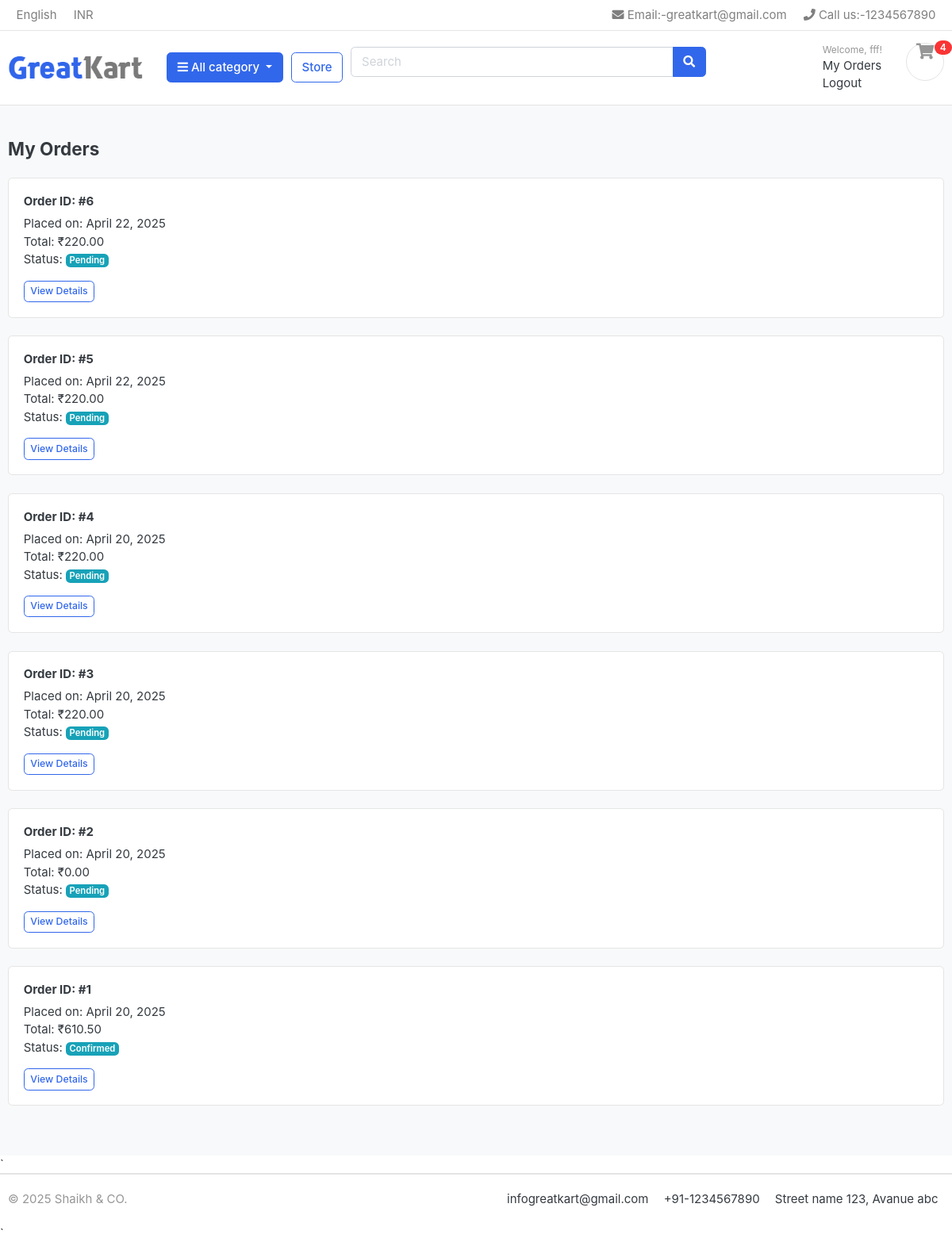
The page /orders/my-orders/ (signed in) on the database its author committed.
### Accounts/models.py (models this page shows, shortened)
class Account(AbstractBaseUser):
    first_name = models.CharField(max_length=50)
    last_name = models.CharField(max_length=50)
    username = models.CharField(max_length=50, unique=True)
    email = models.CharField(max_length=50, unique=True)
    date_joined = models.DateTimeField(auto_now_add=True)
    last_joined = models.DateTimeField(auto_now_add=True)
    is_admin = models.BooleanField(default=False)
    is_staff = models.BooleanField(default=False)
    is_active = models.BooleanField(default=False)
    is_superuser = models.BooleanField(default=False)
    objects = MyAccountManager()
    USERNAME_FIELD = 'username'
    REQUIRED_FIELDS = ['email', 'first_name', 'last_name']

### orders/models.py (models this page shows, shortened)
class Order(models.Model):
    STATUS_CHOICES = [
        ('Pending', 'Pending'),
        ('Confirmed', 'Confirmed'),
        ('Shipped', 'Shipped'),
        ('Delivered', 'Delivered'),
    ]
    user = models.ForeignKey(settings.AUTH_USER_MODEL, on_delete=models.CASCADE)
    first_name = models.CharField(max_length=50)
    last_name = models.CharField(max_length=50)
    email = models.EmailField()
    phone = models.CharField(max_length=15)
    country = models.CharField(max_length=50)
    state = models.CharField(max_length=50)
    address = models.CharField(max_length=255)
    building = models.CharField(max_length=255, blank=True)
    house = models.CharField(max_length=255, blank=True)
    postal_code = models.CharField(max_length=20)
    zip_code = models.CharField(max_length=10)
    total_price = models.DecimalField(max_digits=10, decimal_places=2)
    tax = models.DecimalField(max_digits=10, decimal_places=2)
    grand_total = models.DecimalField(max_digits=10, decimal_places=2)
    payment_option = models.CharField(max_length=50)
    status = models.CharField(max_length=20, choices=STATUS_CHOICES, default='Pending')
    created_at = models.DateTimeField(auto_now_add=True)

### orders/views.py (the view)
# urls.py: path('my-orders/', views.my_orders, name='my_orders'),
@login_required
def my_orders(request):
    orders = Order.objects.filter(user=request.user).order_by('-created_at')
    return render(request, 'my_orders.html', {'orders': orders})

### Category/context_processors.py (called while the page is built)
def menu_links(request):
    links = Category.objects.all()
    return dict(links=links)

### Category/models.py (called while the page is built)
    def get_url(self):
        return reverse("products_by_category", args=[self.slug])

### cart/context_processors.py (called while the page is built)
def cart_item_count(request):
    count = 0
    if request.user.is_authenticated:
        try:
            cart = Cart.objects.get(user=request.user)
            count = CartItem.objects.filter(cart=cart).count()
        except Cart.DoesNotExist:
            pass
    return {'cart_item_count': count}

### templates/my_orders.html
{% extends "base.html" %}
{% load static %}
{% block content %}
<section class="section-content padding-y bg">
  <div class="container">
    <h4 class="mb-4">My Orders</h4>
    {% if orders %}
      {% for order in orders %}
        <article class="card mb-4">
          <div class="card-body">
            <h6>Order ID: <strong>#{{ order.id }}</strong></h6>
            <p>
              Placed on: {{ order.created_at|date:"F d, Y" }}<br>
              Total: ₹{{ order.grand_total }}<br>
              Status: <span class="badge badge-info">{{ order.status }}</span>
            </p>
            <a href="{% url 'order_detail' order.id %}" class="btn btn-sm btn-outline-primary">View Details</a>
          </div>
        </article>
      {% endfor %}
    {% else %}
      <p>You haven't placed any orders yet.</p>
    {% endif %}
  </div>
</section>
{% endblock content %}

### templates/navbar.html (shortened to what this page needs)
{% load static %}
<header class="section-header">
    <nav class="navbar p-md-0 navbar-expand-sm navbar-light border-bottom">
        <div class="container">
            <div class="collapse navbar-collapse" id="navbarTop4">
                <ul class="navbar-nav mr-auto">
                    <li class="nav-item dropdown">
                        <a href="#" class="nav-link"> English </a>
                    </li>
                    <li class="nav-item dropdown">
                        <a href="#" class="nav-link"> INR </a>
                    </li>
                </ul>
                <ul class="navbar-nav">
                    <li><a href="#" class="nav-link"> <i class="fa fa-envelope"></i> Email:-greatkart@gmail.com </a></li>
                    <li><a href="#" class="nav-link"> <i class="fa fa-phone"></i> Call us:-1234567890 </a></li>
                </ul>
            </div>
        </div>
    </nav>
    <section class="header-main border-bottom">
        <div class="container">
            <div class="row align-items-center">
                <div class="col-lg-2 col-md-3 col-6">
                    <a href="{% url "home" %}" class="brand-wrap">
                        <img class="logo" src="{% static './images/logo.png' %}">
                    </a>
                </div>
                <div class="col-lg col-sm col-md col-6 flex-grow-0">
                    <div class="category-wrap dropdown d-inline-block float-right">
                        <button type="button" class="btn btn-primary dropdown-toggle" data-toggle="dropdown">
                            <i class="fa fa-bars"></i> All category
                        </button>
                    </div>
                </div>
                <a href="/store/" class="btn btn-outline-primary">Store</a>
                <div class="col-lg  col-md-6 col-sm-12 col">
                    <form action="{% url 'search_products' %}" class="search">
                        <div class="input-group w-100">
                            <input type="text" class="form-control" style="width:60%;" placeholder="Search" name="q">
                            <div class="input-group-append">
                                <button class="btn btn-primary" type="submit">
                                    <i class="fa fa-search"></i>
                                </button>
                            </div>
                        </div>
                    </form>
                </div>
                <div class="col-lg-3 col-sm-6 col-8 order-2 order-lg-3">
                    <div class="d-flex justify-content-end mb-3 mb-lg-0">
                        <div class="widget-header">
                            {% if user.is_authenticated %}
    <small class="title text-muted">Welcome, {{ user.first_name }}!</small>
    <div>
        <a href="{% url 'my_orders' %}">My Orders</a>
    </div>
    <div>
        <a href="{% url 'logout' %}">Logout</a>
    </div>
{% endif %}
                        </div>
                        <a href="/cart/" class="widget-header pl-3 ml-3">
                            <div class="icon icon-sm rounded-circle border"><i class="fa fa-shopping-cart"></i></div>
                            <span class="badge badge-pill badge-danger notify">{{ cart_item_count }}</span>
                        </a>
                    </div>
                </div>
            </div>
        </div>
    </section>
</header>

### static/css/ui.css (style rules this page uses)
html { font-family: "Inter", sans-serif; font-size: 15px; }
.icon-xs, .icon-sm, .icon-md, .icon-lg { display: inline-block; text-align: center; flex-shrink: 0; flex-grow: 0; }
.icon-sm { width: 48px; height: 48px; line-height: 48px !important; font-size: 20px; }
.padding-y { padding-top: 40px; padding-bottom: 40px; }
article:after, .form-group:after { display: block; clear: both; content: ""; }
.bg { background-color: #f8f9fa; }
.header-main { position: relative; padding-top: 1rem; padding-bottom: 1rem; }
.brand-wrap .logo, .navbar-brand .logo { margin-right: 7px; max-height: 42px; display: inline-block; }
.widget-header { display: inline-block; vertical-align: middle; position: relative; }
.widget-header a { color: #343a40; }
.widget-header i { color: #969696; }
.widget-header .title { display: block; }
.widget-header .notify { position: absolute; top: -3px; right: -10px; }
.notify { position: absolute; top: -4px; right: -10px; display: inline-block; padding: 0.25em 0.6em; font-size: 12px; line-height: 1; text-align: center; border-radius: 3rem; color: #fff; background-color: #fa3434; }

### rows shown on the page
Account: first_name "fff"
Order: id "6", created_at "April 22, 2025", grand_total "220.00", status "Pending"
Order: id "5", created_at "April 22, 2025", grand_total "220.00", status "Pending"
Order: id "4", created_at "April 20, 2025", grand_total "220.00", status "Pending"
Order: id "3", created_at "April 20, 2025", grand_total "220.00", status "Pending"
Order: id "2", created_at "April 20, 2025", grand_total "0.00", status "Pending"
Order: id "1", created_at "April 20, 2025", grand_total "610.50", status "Confirmed"

### other values the page prints
{{ cart_item_count }} "4"
